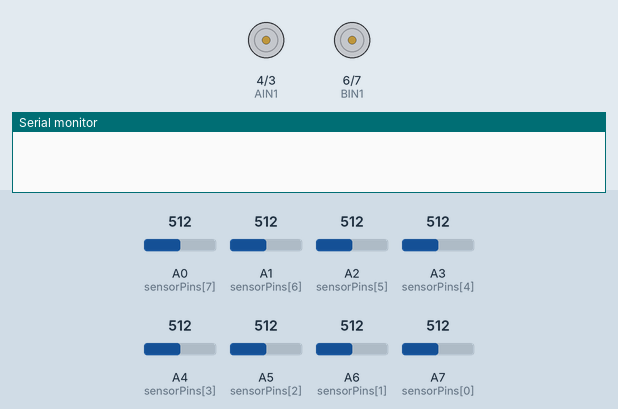
A sketch run on a simulated Arduino Nano, built with avr-gcc and run on an emulated ATmega328P. Shown: motor-driver pin pairs drawn as motors (green arrow = first pin HIGH = forward, orange = second pin HIGH = backward, longer = more drive, scaled by the enable pin), the last lines printed to the serial monitor. Inputs (shaded band) come from the test bench; at power-on: A0 (sensorPins[7]) = 512, A1 (sensorPins[6]) = 512, A2 (sensorPins[5]) = 512, A3 (sensorPins[4]) = 512, A4 (sensorPins[3]) = 512, A5 (sensorPins[2]) = 512, A6 (sensorPins[1]) = 512, A7 (sensorPins[0]) = 512.

Above: at 4.2 s.
4.3 s: A0 (sensorPins[7]) set to 644
5.8 s: A0 (sensorPins[7]) set to 666
At 7.1 s:
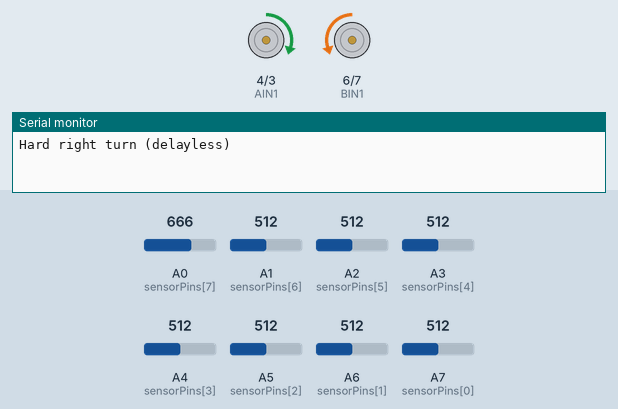
Timing chart, 0 to 8.8 s (numbered marks = the images above; inputs shaded):
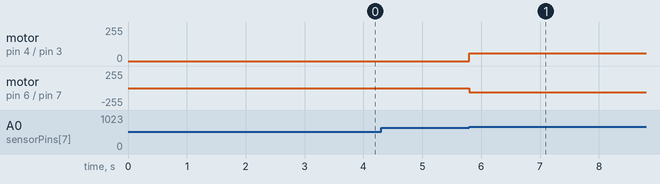

The sketch:

full_pid.ino
```cpp
#include <Arduino.h>

// Motor pins
#define AIN1 4
#define AIN2 3
#define BIN1 6
#define BIN2 7
#define PWMA 9
#define PWMB 10

const int numSensors = 8;
int sensorPins[numSensors] = {A7, A6, A5, A4, A3, A2, A1, A0};

bool isBlackLine = 1;
float threshold[numSensors] = {894, 860, 849, 847, 806, 798, 783, 659};
int weight[numSensors] = {-8, -4, -2, -1, 1, 2, 4, 8};

// PID constants — tune these
float Kp = 40.0;
float Ki = 0.0;
float Kd = 25.0;

float integral = 0;
float previousError = 0;

void setMotor(int pin1, int pin2, int pwm, int speed){
    speed = constrain(speed, -60, 60);
    if (speed > 0) {
        digitalWrite(pin1, HIGH);
        digitalWrite(pin2, LOW);
        analogWrite(pwm, speed);
    } else if (speed < 0) {
        digitalWrite(pin1, LOW);
        digitalWrite(pin2, HIGH);
        analogWrite(pwm, -speed);
    } else {
        digitalWrite(pin1, LOW);
        digitalWrite(pin2, LOW);
        analogWrite(pwm, 0);
    }
}

void motor1run(int speed){ setMotor(AIN1, AIN2, PWMA, speed); }
void motor2run(int speed){ setMotor(BIN1, BIN2, PWMB, speed); }

void setup() {
  Serial.begin(9600);
  for (int i = 0; i < numSensors; i++) pinMode(sensorPins[i], INPUT);
  pinMode(AIN1, OUTPUT); pinMode(AIN2, OUTPUT);
  pinMode(BIN1, OUTPUT); pinMode(BIN2, OUTPUT);
  pinMode(PWMA, OUTPUT); pinMode(PWMB, OUTPUT);
  delay(3000);
}

void loop() {
  int sensor[numSensors];
  float error = 0.0;
  int activeCount = 0;

  // Read all sensors
  for (int i = 0; i < numSensors; i++) {
    int val = analogRead(sensorPins[i]);
    sensor[i] = (isBlackLine) ? (val >= threshold[i]) : (val < threshold[i]);
    if (sensor[i]) activeCount++;
    error += sensor[i] * weight[i];
  }

  if (activeCount == 0) {
    motor1run(0);
    motor2run(0);
    return;
  }

  bool leftExtreme = (sensor[0] == 1 && sensor[1] == 0 && sensor[2] == 0);
  bool rightExtreme = (sensor[7] == 1 && sensor[6] == 0 && sensor[5] == 0);

  // --- Delayless Spin Logic ---
  if (leftExtreme) {
    Serial.println("Hard left turn (delayless)");
    // Spin left until center sensors detect line again
    while (true) {
      motor1run(-100);
      motor2run(100);

      int midLeft = analogRead(sensorPins[3]);
      int midRight = analogRead(sensorPins[4]);

      if ((isBlackLine && midLeft >= threshold[3] && midRight >= threshold[4]) ||
          (!isBlackLine && midLeft < threshold[3] && midRight < threshold[4])) {
        // Line reacquired
        break;
      }
    }
    motor1run(0);
    motor2run(0);
    delay(20);
    return;
  }

  if (rightExtreme) {
    Serial.println("Hard right turn (delayless)");
    // Spin right until center sensors detect line again
    while (true) {
      motor1run(100);
      motor2run(-100);

      int midLeft = analogRead(sensorPins[3]);
      int midRight = analogRead(sensorPins[4]);

      if ((isBlackLine && midLeft >= threshold[3] && midRight >= threshold[4]) ||
          (!isBlackLine && midLeft < threshold[3] && midRight < threshold[4])) {
        // Line reacquired
        break;
      }
    }
    motor1run(0);
    motor2run(0);
    delay(20);
    return;
  }

  // --- Normal PID Control ---
  integral += error;
  integral = constrain(integral, -50, 50);
  float derivative = error - previousError;
  previousError = error;

  float correction = (Kp * error) + (Ki * integral) + (Kd * derivative);

  int baseSpeed = 200;
  int leftSpeed = constrain(baseSpeed + correction, 0, 255);
  int rightSpeed = constrain(baseSpeed - correction, 0, 255);

  motor1run(leftSpeed);
  motor2run(rightSpeed);
}
```

Measured:
- the behaviour switches between 658 and 659 on A0 (sensorPins[7]) (found by bisection; images 0 and 1)
- after the input at 4.3 s, every drawn part: stays the same
- after the input at 5.8 s, motor on pin 4 (AIN1) / pin 3 (AIN2): stopped → forward 60/255 at once; motor on pin 6 (BIN1) / pin 7 (BIN2): stopped → backward 60/255 at once
